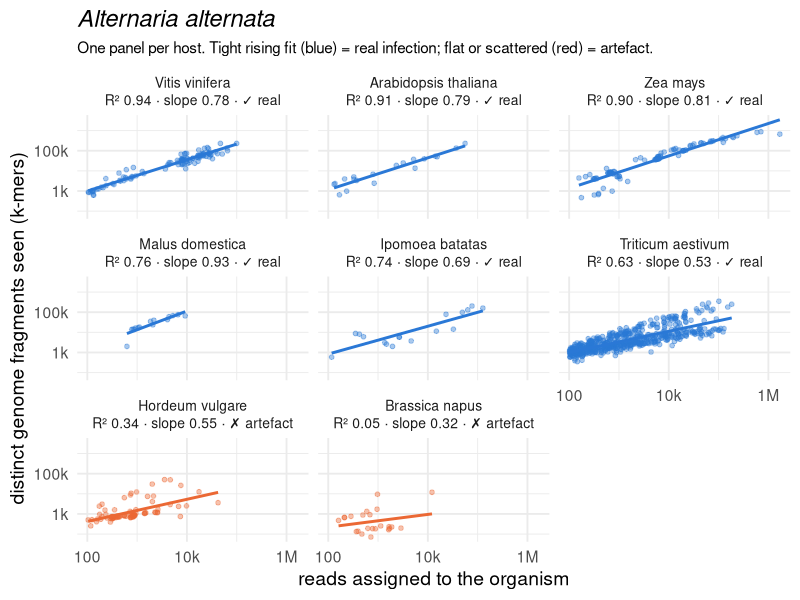
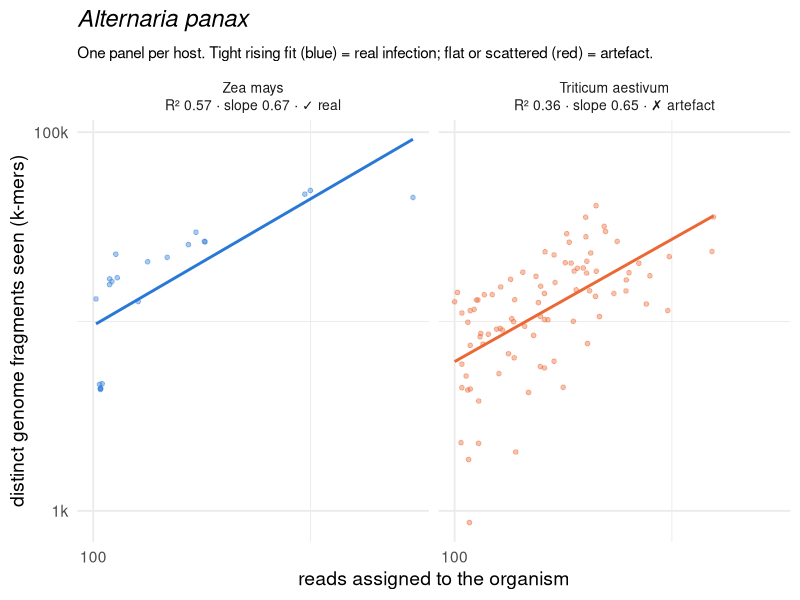
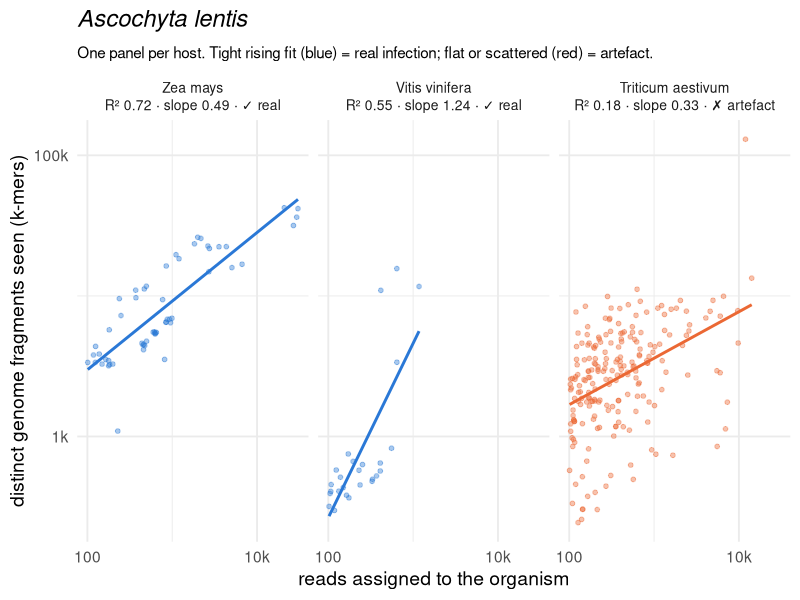
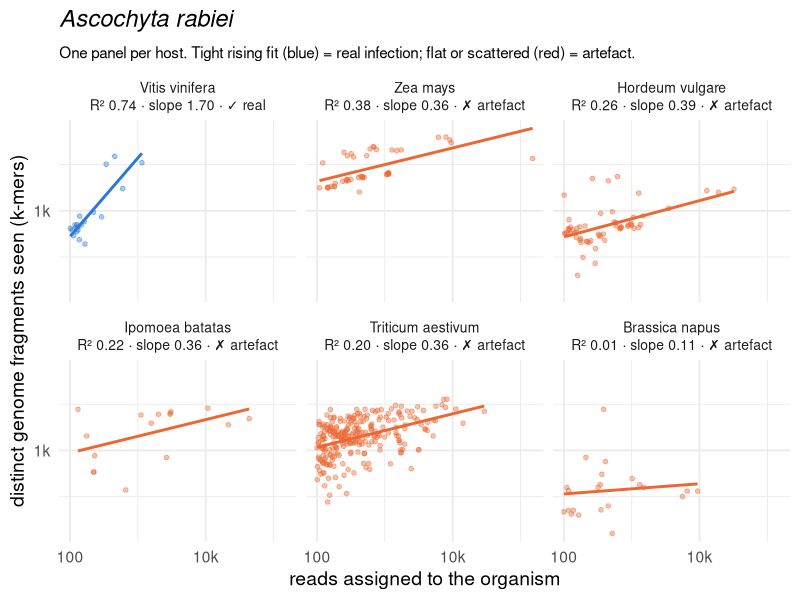
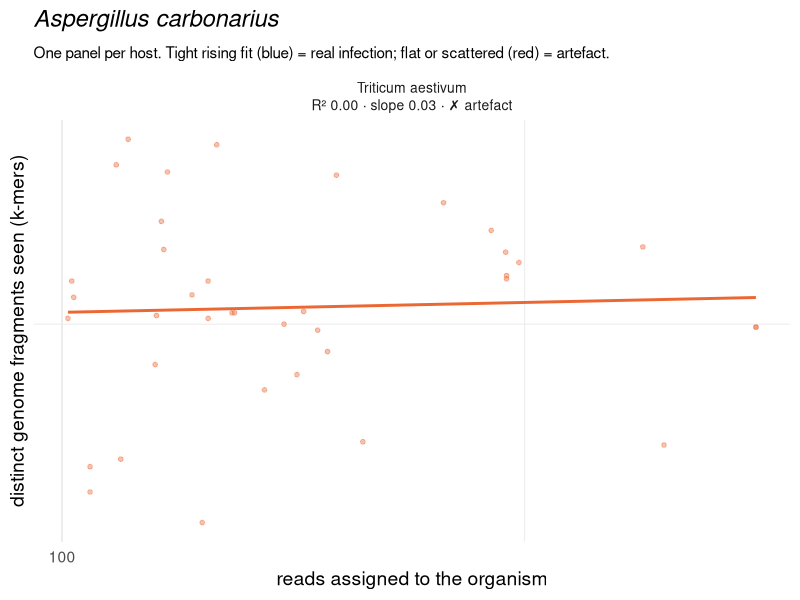
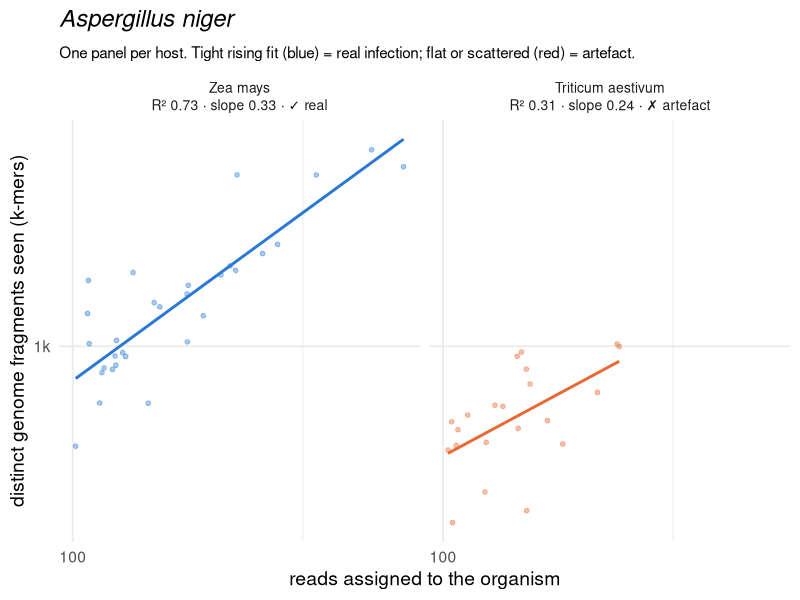
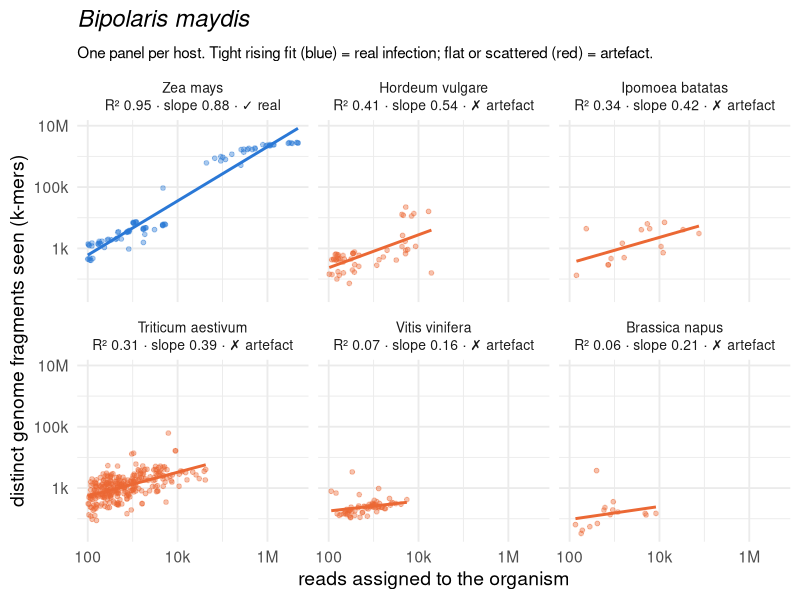
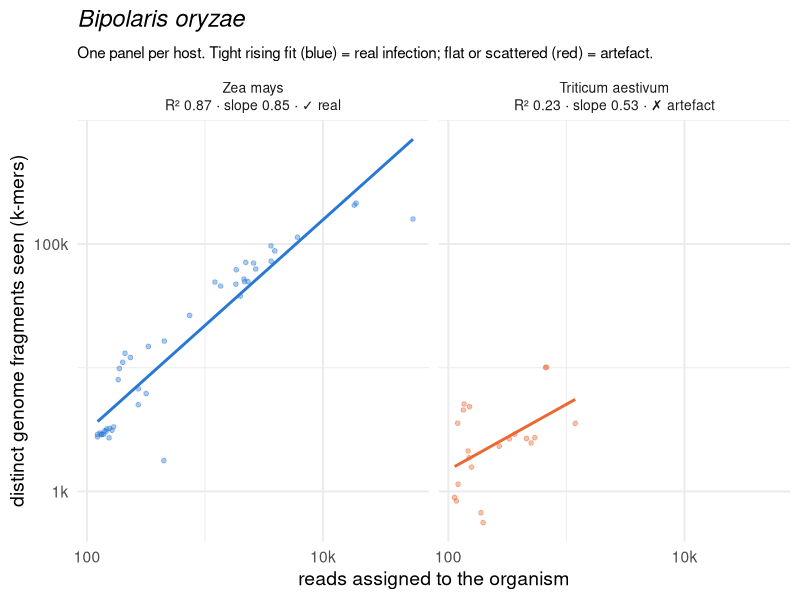

The R source for these figures, in order: (Note: this script raises an error after producing the figures.)
# complexity_by_host_individual.R — one image per species, reflecting the tightness model.
#
# reads vs distinct minimizers, points + fitted line per host. A host where the fit is
# tight (R2 >= 0.5, slope > 0) is a real infection (blue line); a loose or flat fit is a
# pile-up or cross-map (red line). Tightness, not level, so low-abundance real detections
# are kept. One PNG per species in complexity_by_host/.

library(ggplot2)
d  <- read.delim("complexity_by_host/_points.tsv", sep="\t", check.names=FALSE)
st <- read.delim("complexity_by_host/_stats.tsv",  sep="\t", check.names=FALSE)
R_CUT <- 0.5
st$verdict <- ifelse(st$r2 >= R_CUT & st$slope > 0, "real (tight)", "artefact (loose)")

HOSTPAL <- c("#2a78d6","#eb6834","#1baf7a","#eda100","#e87ba4","#4a3aa7","#008300",
             "#00a0b0","#a05a2c","#777777")

for (sp in sort(unique(st$species))) {          # only species with a fittable host
  ds <- d[d$species == sp, ]
  ss <- st[st$species == sp, ]
  # keep hosts that have a fitted stat; fold the rest out
  ds <- ds[ds$host %in% ss$host, ]
  hosts <- ss$host[order(-ss$r2)]
  pal <- setNames(HOSTPAL[seq_along(hosts)], hosts)
  # one panel per host; strip carries the verdict so each is judged on its own
  ss$strip <- sprintf("%s\nR² %.2f · slope %.2f · %s",
                      ss$host, ss$r2, ss$slope,
                      ifelse(ss$verdict=="real (tight)", "✓ real", "✗ artefact"))
  ds <- merge(ds, ss[c("host","strip","verdict")], by = "host")
  ds$strip <- factor(ds$strip, levels = ss$strip[order(-ss$r2)])
  ncol <- min(3, length(hosts))

  p <- ggplot(ds, aes(reads, distinct, colour = verdict)) +
    geom_point(size = 1.3, alpha = 0.4) +
    geom_smooth(method = "lm", se = FALSE, linewidth = 1, formula = y ~ x) +
    facet_wrap(~strip, ncol = ncol) +
    scale_x_log10(breaks = 10^c(2,4,6), labels = c("100","10k","1M")) +
    scale_y_log10(breaks = 10^c(1,3,5,7), labels = c("10","1k","100k","10M")) +
    scale_colour_manual(values = c(`real (tight)`="#2a78d6", `artefact (loose)`="#eb6834"),
                        guide = "none") +
    labs(x = "reads assigned to the organism", y = "distinct genome fragments seen (k-mers)",
         title = bquote(italic(.(sp))),
         subtitle = "One panel per host. Tight rising fit (blue) = real infection; flat or scattered (red) = artefact.") +
    theme_minimal(base_size = 14) +
    theme(panel.background = element_rect(fill="white", colour=NA),
          plot.background = element_rect(fill="white", colour=NA),
          strip.text = element_text(size = 10, lineheight = 1.05),
          plot.title = element_text(size = 17),
          plot.subtitle = element_text(size = 11))

  nrow <- ceiling(length(hosts)/ncol)
  fn <- gsub("[^A-Za-z0-9]+", "_", sp)
  ggsave(sprintf("complexity_by_host/%s.png", fn), p,
         width = 3.6*ncol + 1, height = 3.3*nrow + 1.2,
         dpi = 150, bg = "white", device = ragg::agg_png, limitsize = FALSE)
}
cat("wrote", length(unique(st$species)), "images to complexity_by_host/\n")
